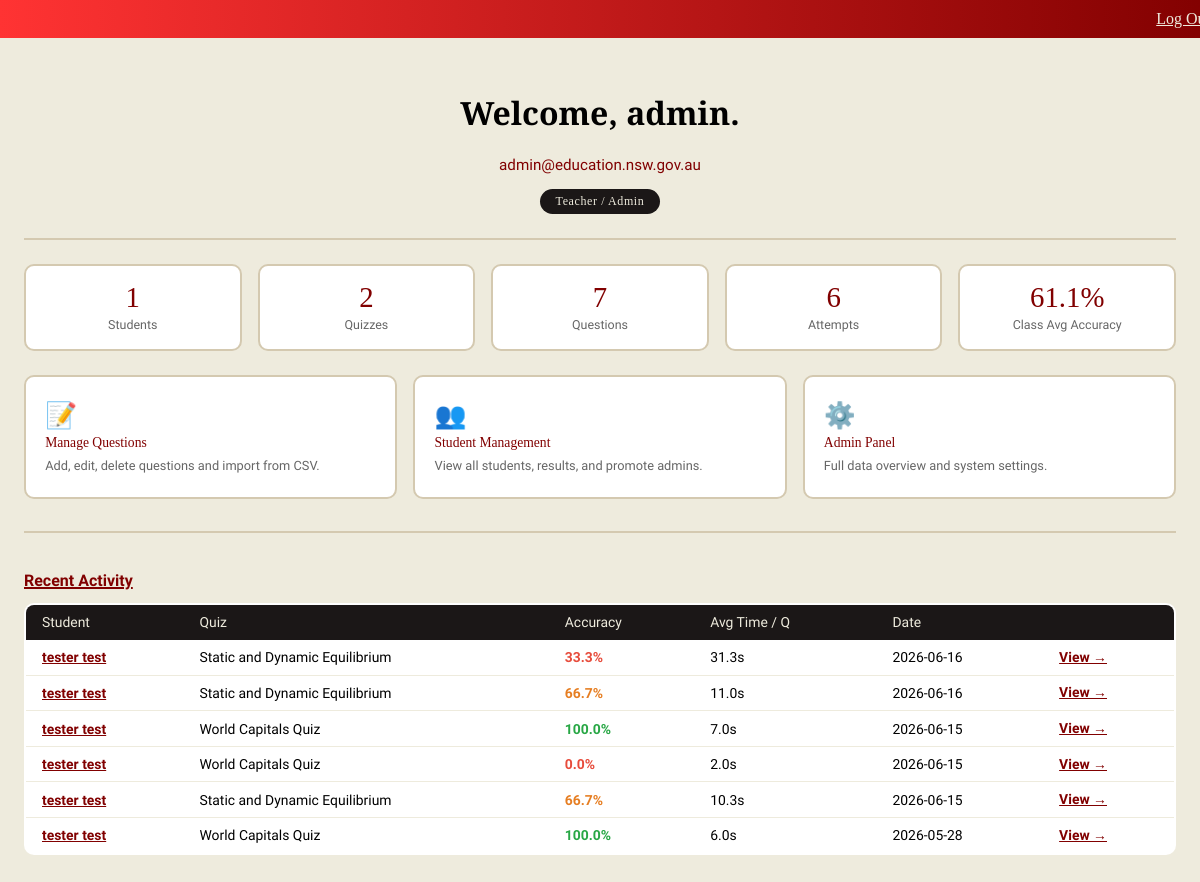
The page /teacher_dashboard (signed in) on the database as committed earlier.
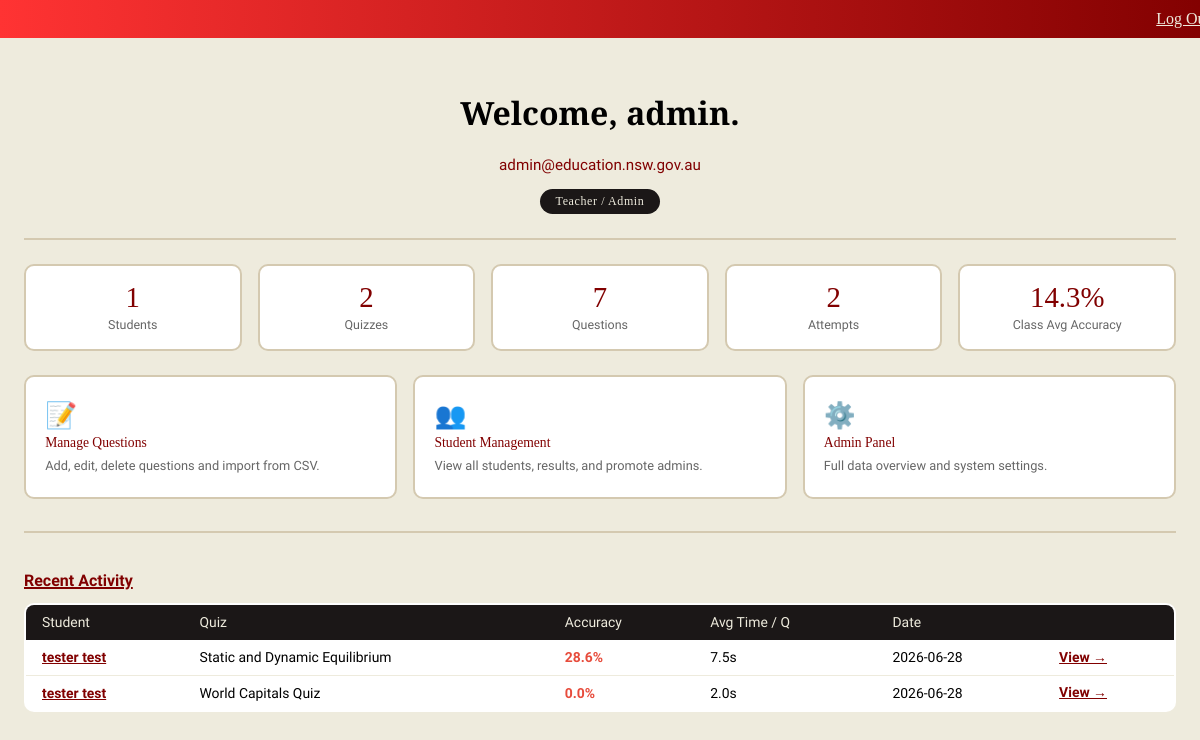
The same page on the database as committed later.
### tables this page shows
CREATE TABLE results (
    id INTEGER PRIMARY KEY AUTOINCREMENT,
    user_id INTEGER NOT NULL,
    quiz_id INTEGER NOT NULL,
    score REAL,
    accuracy REAL,
    avg_time REAL,
    wrong_questions TEXT,
    written_answers TEXT,
    written_marks TEXT,
    marking_complete INTEGER DEFAULT 0,
    date TEXT,
    FOREIGN KEY (user_id) REFERENCES users(id));

### app.py (the view)
@app.route('/teacher_dashboard')
def teacher_home():
    if 'user_id' not in session:
        return redirect(url_for('login'))
    if not session.get('is_admin'):
        return redirect(url_for('home'))
    login_conn = sqlite3.connect('database/LoginData.db')
    login_cursor = login_conn.cursor()
    login_cursor.execute('SELECT first_name, last_name, email FROM users WHERE id=?', (session['user_id'],))
    user = login_cursor.fetchone()
    total_students = login_cursor.execute(
        "SELECT COUNT(*) FROM users WHERE is_admin = 0").fetchone()[0]
    total_attempts = login_cursor.execute(
        "SELECT COUNT(*) FROM results").fetchone()[0]
    avg_accuracy = login_cursor.execute(
        "SELECT ROUND(AVG(accuracy),1) FROM results").fetchone()[0] or 0
    recent_raw = login_cursor.execute('''
        SELECT r.id, r.user_id, u.first_name, u.last_name,
               r.quiz_id, r.accuracy, r.avg_time, r.date
        FROM results r
        JOIN users u ON r.user_id = u.id
        ORDER BY r.date DESC LIMIT 10
    ''').fetchall()
    login_conn.close()
    q_conn = sqlite3.connect('database/Questions.db')
    q_cursor = q_conn.cursor()
    total_quizzes = q_cursor.execute("SELECT COUNT(*) FROM quizzes").fetchone()[0]
    total_questions = q_cursor.execute("SELECT COUNT(*) FROM questions").fetchone()[0]
    recent = []
    for r in recent_raw:
        quiz = q_cursor.execute('SELECT name FROM quizzes WHERE id=?', (r[4],)).fetchone()
        recent.append({
            'result_id': r[0], 'user_id': r[1],
            'student': f"{r[2]} {r[3]}",
            'quiz_name': quiz[0] if quiz else 'Unknown',
            'accuracy': r[5], 'avg_time': r[6], 'date': r[7]
        })
    q_conn.close()
    return render_template('teacherHome.html',
        first_name=user[0], last_name=user[1], email=user[2],
        total_students=total_students, total_quizzes=total_quizzes,
        total_questions=total_questions, total_attempts=total_attempts,
        avg_accuracy=avg_accuracy, recent=recent)

### templates/teacherHome.html (shortened to what this page needs)
<!DOCTYPE html>
<html lang="en">
<head>
    <link rel="stylesheet" type="text/css" href="{{ url_for('static', filename='main.css') }}">
</head>
<body>
    <div class="banner">
        <div class="banner-content">
            <a href="{{ url_for('logout') }}">Log Out</a>
        </div>
    </div>
    <div class="welcome-section">
        <h1>Welcome, {{ first_name }}.</h1>
        <p class="welcome-sub">{{ email }}</p>
        <span class="teacher-pill">Teacher / Admin</span>
    </div>
    <hr class="divider">
    <div class="stats-bar">
        <div class="stat-card">
            <div class="stat-value">{{ total_students }}</div>
            <div class="stat-label">Students</div>
        </div>
        <div class="stat-card">
            <div class="stat-value">{{ total_quizzes }}</div>
            <div class="stat-label">Quizzes</div>
        </div>
        <div class="stat-card">
            <div class="stat-value">{{ total_questions }}</div>
            <div class="stat-label">Questions</div>
        </div>
        <div class="stat-card">
            <div class="stat-value">{{ total_attempts }}</div>
            <div class="stat-label">Attempts</div>
        </div>
        <div class="stat-card">
            <div class="stat-value">{{ avg_accuracy }}%</div>
            <div class="stat-label">Class Avg Accuracy</div>
        </div>
    </div>
    <div class="actions-wrap">
        <a href="{{ url_for('add_question_page') }}" class="action-card">
            <span class="action-icon">📝</span>
            <span class="action-title">Manage Questions</span>
            <span class="action-desc">Add, edit, delete questions and import from CSV.</span>
        </a>
        <a href="{{ url_for('user_management') }}" class="action-card">
            <span class="action-icon">👥</span>
            <span class="action-title">Student Management</span>
            <span class="action-desc">View all students, results, and promote admins.</span>
        </a>
        <a href="{{ url_for('admin') }}" class="action-card">
            <span class="action-icon">⚙️</span>
            <span class="action-title">Admin Panel</span>
            <span class="action-desc">Full data overview and system settings.</span>
        </a>
    </div>
    <hr class="divider">
    <div class="activity-wrap">
        <h2>Recent Activity</h2>
        {% if recent %}
        <table class="data-table">
            <thead>
                <tr>
                    <th>Student</th><th>Quiz</th><th>Accuracy</th>
                    <th>Avg Time / Q</th><th>Date</th><th></th>
                </tr>
            </thead>
            <tbody>
            {% for r in recent %}
            <tr>
                <td><a href="{{ url_for('student_detail', user_id=r.user_id) }}" class="tbl-link">{{ r.student }}</a></td>
                <td>{{ r.quiz_name }}</td>
                <td class="{% if r.accuracy >= 80 %}accuracy-good{% elif r.accuracy >= 50 %}accuracy-mid{% else %}accuracy-low{% endif %}">{{ r.accuracy }}%</td>
                <td>{{ r.avg_time }}s</td>
                <td>{{ r.date }}</td>
                <td><a href="{{ url_for('results', result_id=r.result_id) }}" class="tbl-link">View →</a></td>
            </tr>
            {% endfor %}
            </tbody>
        </table>
        {% else %}
        <p class="no-data">No quiz attempts yet.</p>
        {% endif %}
    </div>
</body>
</html>

Rows that differ between the two databases and show on the page:
removed results: student "tester test", quiz_name "Static and Dynamic Equilibrium", accuracy "33.3", avg_time "31.3", date "2026-06-16"
removed results: student "tester test", quiz_name "Static and Dynamic Equilibrium", accuracy "66.7", avg_time "11.0", date "2026-06-16"
removed results: student "tester test", quiz_name "World Capitals Quiz", accuracy "0.0", avg_time "2.0", date "2026-06-15"
removed results: student "tester test", quiz_name "Static and Dynamic Equilibrium", accuracy "66.7", avg_time "10.3", date "2026-06-15"
changed results (number 1 of 2 on the later page): quiz_name "World Capitals Quiz" → "Static and Dynamic Equilibrium"; accuracy "100.0" → "28.6"; avg_time "6.0" → "7.5"; date "2026-05-28" → "2026-06-28"; moves up the list
changed results (number 2 of 2 on the later page): accuracy "100.0" → "0.0"; avg_time "7.0" → "2.0"; date "2026-06-15" → "2026-06-28"
Other text that changed with them:
{{ total_attempts }}: "6" → "2"
{{ avg_accuracy }}: "61.1" → "14.3"
